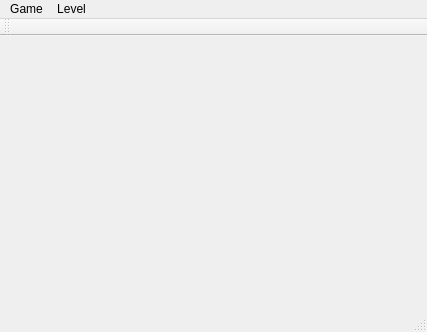
<?xml version="1.0" encoding="UTF-8"?>
<ui version="4.0">
 <class>MainWindow</class>
 <widget class="QMainWindow" name="MainWindow">
  <property name="geometry">
   <rect>
    <x>0</x>
    <y>0</y>
    <width>427</width>
    <height>332</height>
   </rect>
  </property>
  <property name="windowTitle">
   <string>MainWindow</string>
  </property>
  <widget class="QWidget" name="centralWidget"/>
  <widget class="QMenuBar" name="menuBar">
   <property name="geometry">
    <rect>
     <x>0</x>
     <y>0</y>
     <width>427</width>
     <height>22</height>
    </rect>
   </property>
   <widget class="QMenu" name="menuChooseLevel">
    <property name="title">
     <string>Level</string>
    </property>
    <addaction name="actionChoose_Level"/>
   </widget>
   <widget class="QMenu" name="menuSokoban">
    <property name="title">
     <string>Game</string>
    </property>
    <addaction name="separator"/>
    <addaction name="actionStart_Game"/>
    <addaction name="actionRestart"/>
    <addaction name="actionQuit"/>
   </widget>
   <addaction name="menuSokoban"/>
   <addaction name="menuChooseLevel"/>
  </widget>
  <widget class="QToolBar" name="mainToolBar">
   <attribute name="toolBarArea">
    <enum>TopToolBarArea</enum>
   </attribute>
   <attribute name="toolBarBreak">
    <bool>false</bool>
   </attribute>
  </widget>
  <widget class="QStatusBar" name="statusBar"/>
  <action name="actionChoose_Level">
   <property name="text">
    <string>Choose Level</string>
   </property>
  </action>
  <action name="actionStart_Game">
   <property name="text">
    <string>Start Game</string>
   </property>
  </action>
  <action name="actionRestart">
   <property name="text">
    <string>Restart Game</string>
   </property>
  </action>
  <action name="actionQuit">
   <property name="text">
    <string> Quit Game</string>
   </property>
  </action>
 </widget>
 <layoutdefault spacing="6" margin="11"/>
 <resources/>
 <connections/>
</ui>
